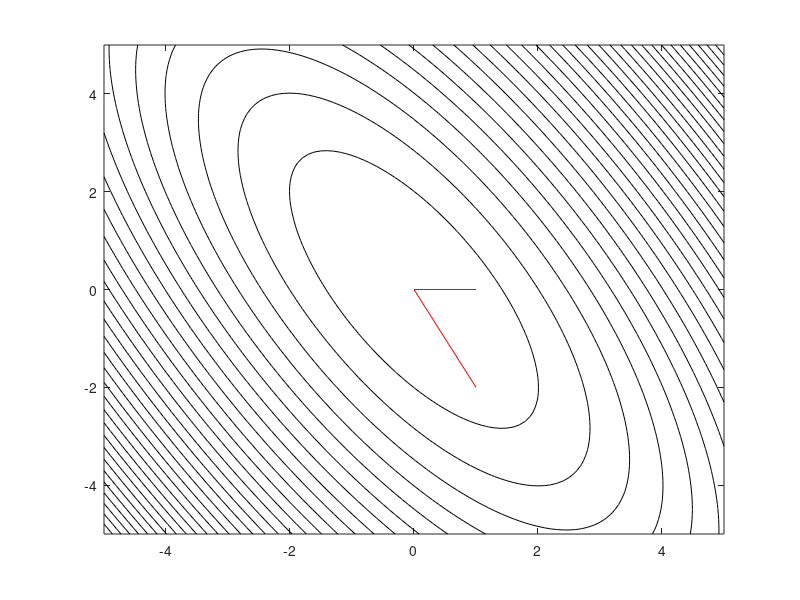

The MATLAB source for this figure: (Note: this script raises an error after producing the figure.)
% CONJDIRVIS  Visualize an example of the ``conjugate directions'' method
% in n=2 dimensions. Uses
%    f(x) = (1/2) x' A x - b' x

x = -5:.1:5;
y = x;
[xx, yy] = meshgrid(x,y);

A = [2 1; 1 1];
b = [0 0]';

% note:  f = x_1^2 + x_1 x_2 + 0.5 x_2^2
contour(xx,yy,xx.^2 + xx.*yy + 0.5*yy.^2,30,'k')  % 30 black contours
hold on

% columns of this P are conjugate (previous by-hand calculation); show as red
P = [1  1;
     0 -2];
plot([0 P(1,1)], [0, P(2,1)], 'r')
plot([0 P(1,2)], [0, P(2,2)], 'r')

x0 = [3 3]';
x2 = conjdir(x0,A,b,P);
x1 = [-1.5 3.0]';        % generated along the way
plot([x0(1) x1(1) x2(1)],[x0(2) x1(2) x2(2)],'bo-')

text(x0(1)+0.3, x0(2),'x_0', 'fontsize', 14)
text(x1(1)+0.3, x1(2)+0.3,'x_1', 'fontsize', 14)
text(x2(1)+0.3, x2(2)+0.3,'x_2', 'fontsize', 14)
text(P(1,1)+0.3, P(2,1),'p_0', 'fontsize', 14)
text(P(1,2)+0.3, P(2,2),'p_1', 'fontsize', 14)
hold off
